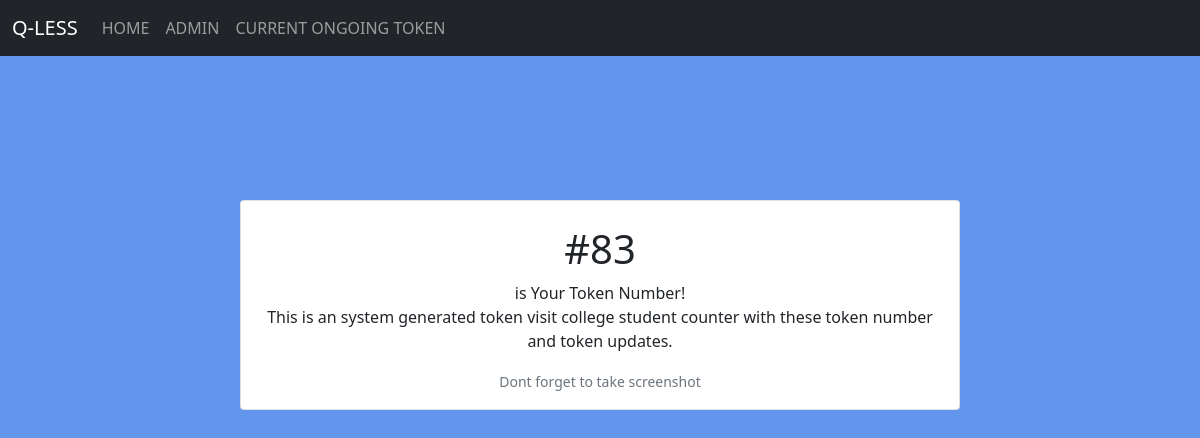
Page /token/ on the earlier database version.
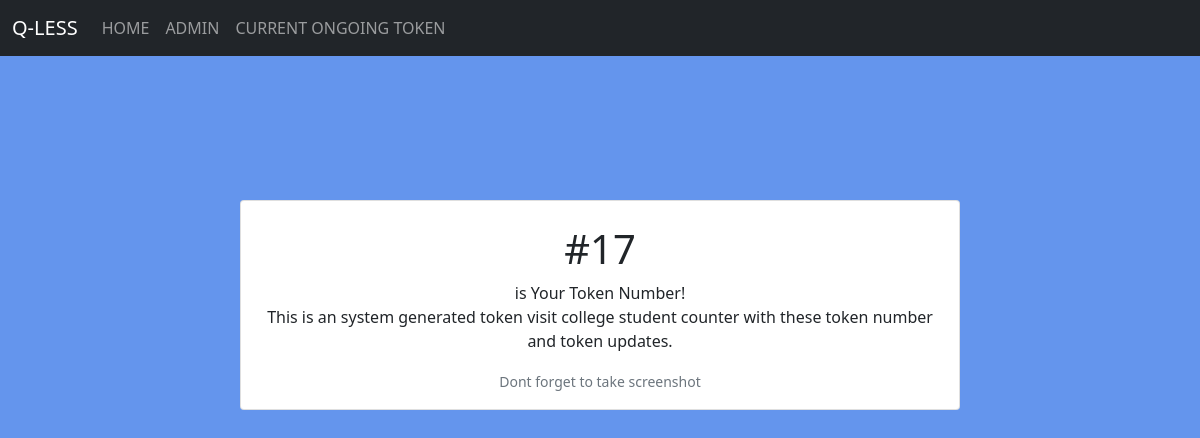
Same page on the later database version.
### Tokenapp/models.py (models this page shows, shortened)
class Student(models.Model):
        name = models.CharField(max_length=20)
        token = models.IntegerField(default=0)
        email = models.EmailField()
        gr_no = models.IntegerField()
        branch = models.CharField(max_length=10)
        year = models.CharField(max_length=12)
        query = models.CharField(max_length=200, null=True, blank=True)
        date = models.DateTimeField(auto_now=True)

### Tokenapp/views.py (the view)
# urls.py: path("token/",views.token,name="token"),
def token(request):
    tokennum = Student.objects.last()
    context = {
        'tokenno': tokennum
    }
    return render(request,'token.html', context)

### templates/token.html (shortened to what this page needs)
{% load static %}
<!DOCTYPE html>
<html lang="en">
<head>
  <link href="https://cdn.jsdelivr.net/npm/bootstrap@5.0.1/dist/css/bootstrap.min.css" rel="stylesheet">
</head>
<body style="background-color:cornflowerblue;">
    <nav class="navbar navbar-expand-lg navbar-dark  bg-dark">
        <div class="container-fluid">
          <a class="navbar-brand" href="#">Q-LESS</a>
          <div class="collapse navbar-collapse" id="navbarSupportedContent">
            <ul class="navbar-nav me-auto mb-2 mb-lg-0">
              <li class="nav-item">
                <a class="nav-link" aria-current="page" href="/">HOME</a>
              </li>
              <li class="nav-item">
                <a class="nav-link" href="/adminview" target="_blank">ADMIN</a>
              </li>
              <li class="nav-item">
                <a class="nav-link" href="/currenttoken" target="_blank">CURRENT ONGOING TOKEN</a>
              </li>
            </ul>
          </div>
        </div>
    </nav><br><br><br><br><br><br>
    <center>
    <div style="height: 20vh;width: 60vw;display: block;">
        <div class="card mb-3">
          <div class="card-body">
            <h5 class="card-title"><h1>#{{ tokenno.id }}</h1> is Your Token Number!</h5>
            <p class="card-text">This is an system generated token visit college student counter with these token number and token updates.</p>
            <p class="card-text"><small class="text-muted">Dont forget to take screenshot</small></p>
          </div>
        </div>
    </div>
    </center>
</body>
</html>

Differences in the rows shown:
removed Student: id "83"
added Student: id "17"
